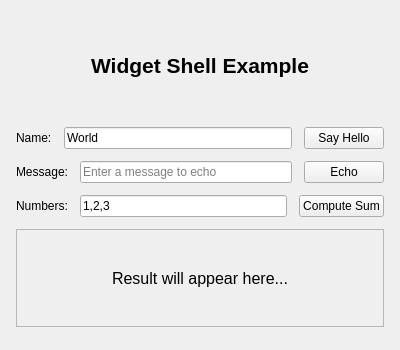
<?xml version="1.0" encoding="UTF-8"?>
<ui version="4.0">
 <class>ServiceForm</class>
 <widget class="QWidget" name="ServiceForm">
  <property name="geometry">
   <rect>
    <x>0</x>
    <y>0</y>
    <width>400</width>
    <height>350</height>
   </rect>
  </property>
  <property name="windowTitle">
   <string>Widget Shell Example</string>
  </property>
  <layout class="QVBoxLayout" name="mainLayout">
   <property name="spacing">
    <number>12</number>
   </property>
   <property name="margin">
    <number>16</number>
   </property>

   <!-- Header -->
   <item>
    <widget class="QLabel" name="headerLabel">
     <property name="text">
      <string>Widget Shell Example</string>
     </property>
     <property name="font">
      <font>
       <pointsize>16</pointsize>
       <bold>true</bold>
      </font>
     </property>
     <property name="alignment">
      <set>Qt::AlignCenter</set>
     </property>
    </widget>
   </item>

   <!-- Say Hello section -->
   <item>
    <layout class="QHBoxLayout" name="helloLayout">
     <item>
      <widget class="QLabel" name="nameLabel">
       <property name="text">
        <string>Name:</string>
       </property>
      </widget>
     </item>
     <item>
      <widget class="QLineEdit" name="nameInput">
       <property name="placeholderText">
        <string>Enter your name</string>
       </property>
       <property name="text">
        <string>World</string>
       </property>
      </widget>
     </item>
     <item>
      <widget class="QPushButton" name="helloButton">
       <property name="text">
        <string>Say Hello</string>
       </property>
       <!-- Auto-wiring: calls svc_api_hello with nameInput value -->
       <property name="serviceMethod" stdset="0">
        <string>svc_api_hello</string>
       </property>
       <property name="serviceArgs" stdset="0">
        <string>nameInput</string>
       </property>
      </widget>
     </item>
    </layout>
   </item>

   <!-- Echo section -->
   <item>
    <layout class="QHBoxLayout" name="echoLayout">
     <item>
      <widget class="QLabel" name="echoLabel">
       <property name="text">
        <string>Message:</string>
       </property>
      </widget>
     </item>
     <item>
      <widget class="QLineEdit" name="echoInput">
       <property name="placeholderText">
        <string>Enter a message to echo</string>
       </property>
      </widget>
     </item>
     <item>
      <widget class="QPushButton" name="echoButton">
       <property name="text">
        <string>Echo</string>
       </property>
       <!-- Auto-wiring: calls svc_api_echo with echoInput value -->
       <property name="serviceMethod" stdset="0">
        <string>svc_api_echo</string>
       </property>
       <property name="serviceArgs" stdset="0">
        <string>echoInput</string>
       </property>
      </widget>
     </item>
    </layout>
   </item>

   <!-- Compute section -->
   <item>
    <layout class="QHBoxLayout" name="computeLayout">
     <item>
      <widget class="QLabel" name="computeLabel">
       <property name="text">
        <string>Numbers:</string>
       </property>
      </widget>
     </item>
     <item>
      <widget class="QLineEdit" name="numbersInput">
       <property name="placeholderText">
        <string>Comma-separated (e.g., 1,2,3)</string>
       </property>
       <property name="text">
        <string>1,2,3</string>
       </property>
      </widget>
     </item>
     <item>
      <widget class="QPushButton" name="computeButton">
       <property name="text">
        <string>Compute Sum</string>
       </property>
       <!-- Auto-wiring: calls svc_api_compute with numbersInput value -->
       <property name="serviceMethod" stdset="0">
        <string>svc_api_compute</string>
       </property>
       <property name="serviceArgs" stdset="0">
        <string>numbersInput</string>
       </property>
      </widget>
     </item>
    </layout>
   </item>

   <!-- Result display -->
   <item>
    <widget class="QLabel" name="resultLabel">
     <property name="text">
      <string>Result will appear here...</string>
     </property>
     <property name="alignment">
      <set>Qt::AlignCenter</set>
     </property>
     <property name="wordWrap">
      <bool>true</bool>
     </property>
     <property name="font">
      <font>
       <pointsize>12</pointsize>
      </font>
     </property>
     <property name="frameShape">
      <enum>QFrame::StyledPanel</enum>
     </property>
     <property name="minimumSize">
      <size>
       <width>0</width>
       <height>60</height>
      </size>
     </property>
    </widget>
   </item>

   <!-- Spacer -->
   <item>
    <spacer name="verticalSpacer">
     <property name="orientation">
      <enum>Qt::Vertical</enum>
     </property>
    </spacer>
   </item>

  </layout>
 </widget>
 <resources/>
 <connections/>
</ui>
